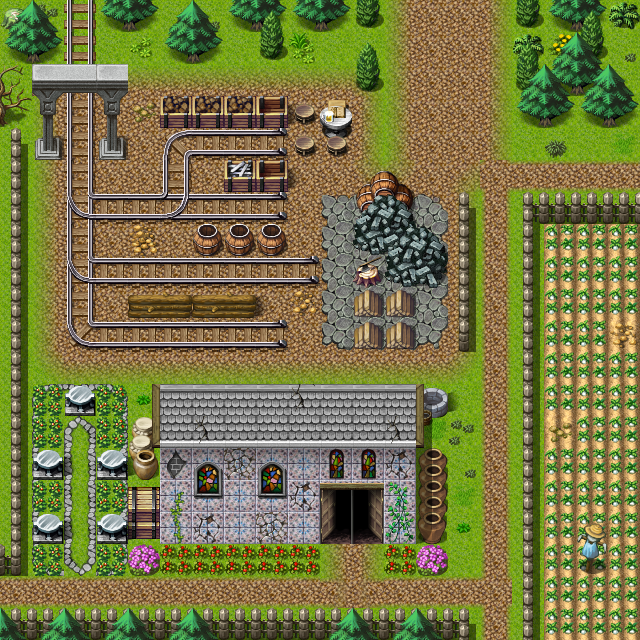

A 2D game scene composited from a Tiled map and its tileset images. What follows is a short description and the map's XML, with each tile layer's data collapsed to a summary:
An orthogonal 20x20 tile map with 32x32 px tiles, 3 tile layers (Ground, Objects, Above), 1 hidden layer not drawn, 60 tilesets and 14 objects (9x mapchange, 4x spawn, script).

<map version="1.0" tiledversion="1.0.2" orientation="orthogonal" renderorder="right-down" width="20" height="20" tilewidth="32" tileheight="32" nextobjectid="18">
 <properties>
  <property name="outdoors" value="1" />
 </properties>
 <tileset firstgid="1" name="map_bed_1" tilewidth="32" tileheight="32" tilecount="128" columns="16">
  <image source="../drawable/map_bed_1.png" width="512" height="256" />
 </tileset>
 <tileset firstgid="129" name="map_border_1" tilewidth="32" tileheight="32" tilecount="128" columns="16">
  <image source="../drawable/map_border_1.png" width="512" height="256" />
 </tileset>
 <tileset firstgid="257" name="map_bridge_1" tilewidth="32" tileheight="32" tilecount="128" columns="16">
  <image source="../drawable/map_bridge_1.png" width="512" height="256" />
 </tileset>
 <tileset firstgid="385" name="map_bridge_2" tilewidth="32" tileheight="32" tilecount="128" columns="16">
  <image source="../drawable/map_bridge_2.png" width="512" height="256" />
 </tileset>
 <tileset firstgid="513" name="map_broken_1" tilewidth="32" tileheight="32" tilecount="128" columns="16">
  <image source="../drawable/map_broken_1.png" width="512" height="256" />
 </tileset>
 <tileset firstgid="641" name="map_cavewall_1" tilewidth="32" tileheight="32" tilecount="108" columns="18">
  <image source="../drawable/map_cavewall_1.png" width="576" height="192" />
 </tileset>
 <tileset firstgid="749" name="map_cavewall_2" tilewidth="32" tileheight="32" tilecount="108" columns="18">
  <image source="../drawable/map_cavewall_2.png" width="576" height="192" />
 </tileset>
 <tileset firstgid="857" name="map_cavewall_3" tilewidth="32" tileheight="32" tilecount="108" columns="18">
  <image source="../drawable/map_cavewall_3.png" width="576" height="192" />
 </tileset>
 <tileset firstgid="965" name="map_cavewall_4" tilewidth="32" tileheight="32" tilecount="108" columns="18">
  <image source="../drawable/map_cavewall_4.png" width="576" height="192" />
 </tileset>
 <tileset firstgid="1073" name="map_chair_table_1" tilewidth="32" tileheight="32" tilecount="128" columns="16">
  <image source="../drawable/map_chair_table_1.png" width="512" height="256" />
 </tileset>
 <tileset firstgid="1201" name="map_chair_table_2" tilewidth="32" tileheight="32" tilecount="128" columns="16">
  <image source="../drawable/map_chair_table_2.png" width="512" height="256" />
 </tileset>
 <tileset firstgid="1329" name="map_crate_1" tilewidth="32" tileheight="32" tilecount="128" columns="16">
  <image source="../drawable/map_crate_1.png" width="512" height="256" />
 </tileset>
 <tileset firstgid="1457" name="map_cupboard_1" tilewidth="32" tileheight="32" tilecount="128" columns="16">
  <image source="../drawable/map_cupboard_1.png" width="512" height="256" />
 </tileset>
 <tileset firstgid="1585" name="map_curtain_1" tilewidth="32" tileheight="32" tilecount="128" columns="16">
  <image source="../drawable/map_curtain_1.png" width="512" height="256" />
 </tileset>
 <tileset firstgid="1713" name="map_entrance_1" tilewidth="32" tileheight="32" tilecount="128" columns="16">
  <image source="../drawable/map_entrance_1.png" width="512" height="256" />
 </tileset>
 <tileset firstgid="1841" name="map_entrance_2" tilewidth="32" tileheight="32" tilecount="128" columns="16">
  <image source="../drawable/map_entrance_2.png" width="512" height="256" />
 </tileset>
 <tileset firstgid="1969" name="map_fence_1" tilewidth="32" tileheight="32" tilecount="128" columns="16">
  <image source="../drawable/map_fence_1.png" width="512" height="256" />
 </tileset>
 <tileset firstgid="2097" name="map_fence_2" tilewidth="32" tileheight="32" tilecount="128" columns="16">
  <image source="../drawable/map_fence_2.png" width="512" height="256" />
 </tileset>
 <tileset firstgid="2225" name="map_fence_3" tilewidth="32" tileheight="32" tilecount="128" columns="16">
  <image source="../drawable/map_fence_3.png" width="512" height="256" />
 </tileset>
 <tileset firstgid="2353" name="map_fence_4" tilewidth="32" tileheight="32" tilecount="128" columns="16">
  <image source="../drawable/map_fence_4.png" width="512" height="256" />
 </tileset>
 <tileset firstgid="2481" name="map_ground_1" tilewidth="32" tileheight="32" tilecount="128" columns="16">
  <image source="../drawable/map_ground_1.png" width="512" height="256" />
 </tileset>
 <tileset firstgid="2609" name="map_ground_2" tilewidth="32" tileheight="32" tilecount="128" columns="16">
  <image source="../drawable/map_ground_2.png" width="512" height="256" />
 </tileset>
 <tileset firstgid="2737" name="map_ground_3" tilewidth="32" tileheight="32" tilecount="128" columns="16">
  <image source="../drawable/map_ground_3.png" width="512" height="256" />
 </tileset>
 <tileset firstgid="2865" name="map_ground_4" tilewidth="32" tileheight="32" tilecount="128" columns="16">
  <image source="../drawable/map_ground_4.png" width="512" height="256" />
 </tileset>
 <tileset firstgid="2993" name="map_ground_5" tilewidth="32" tileheight="32" tilecount="128" columns="16">
  <image source="../drawable/map_ground_5.png" width="512" height="256" />
 </tileset>
 <tileset firstgid="3121" name="map_ground_6" tilewidth="32" tileheight="32" tilecount="128" columns="16">
  <image source="../drawable/map_ground_6.png" width="512" height="256" />
 </tileset>
 <tileset firstgid="3249" name="map_ground_7" tilewidth="32" tileheight="32" tilecount="128" columns="16">
  <image source="../drawable/map_ground_7.png" width="512" height="256" />
 </tileset>
 <tileset firstgid="3377" name="map_ground_8" tilewidth="32" tileheight="32" tilecount="128" columns="16">
  <image source="../drawable/map_ground_8.png" width="512" height="256" />
 </tileset>
 <tileset firstgid="3505" name="map_house_1" tilewidth="32" tileheight="32" tilecount="128" columns="16">
  <image source="../drawable/map_house_1.png" width="512" height="256" />
 </tileset>
 <tileset firstgid="3633" name="map_house_2" tilewidth="32" tileheight="32" tilecount="128" columns="16">
  <image source="../drawable/map_house_2.png" width="512" height="256" />
 </tileset>
 <tileset firstgid="3761" name="map_indoor_1" tilewidth="32" tileheight="32" tilecount="128" columns="16">
  <image source="../drawable/map_indoor_1.png" width="512" height="256" />
 </tileset>
 <tileset firstgid="3889" name="map_indoor_2" tilewidth="32" tileheight="32" tilecount="128" columns="16">
  <image source="../drawable/map_indoor_2.png" width="512" height="256" />
 </tileset>
 <tileset firstgid="4017" name="map_kitchen_1" tilewidth="32" tileheight="32" tilecount="128" columns="16">
  <image source="../drawable/map_kitchen_1.png" width="512" height="256" />
 </tileset>
 <tileset firstgid="4145" name="map_outdoor_1" tilewidth="32" tileheight="32" tilecount="128" columns="16">
  <image source="../drawable/map_outdoor_1.png" width="512" height="256" />
 </tileset>
 <tileset firstgid="4273" name="map_pillar_1" tilewidth="32" tileheight="32" tilecount="128" columns="16">
  <image source="../drawable/map_pillar_1.png" width="512" height="256" />
 </tileset>
 <tileset firstgid="4401" name="map_pillar_2" tilewidth="32" tileheight="32" tilecount="128" columns="16">
  <image source="../drawable/map_pillar_2.png" width="512" height="256" />
 </tileset>
 <tileset firstgid="4529" name="map_plant_1" tilewidth="32" tileheight="32" tilecount="128" columns="16">
  <image source="../drawable/map_plant_1.png" width="512" height="256" />
 </tileset>
 <tileset firstgid="4657" name="map_plant_2" tilewidth="32" tileheight="32" tilecount="128" columns="16">
  <image source="../drawable/map_plant_2.png" width="512" height="256" />
 </tileset>
 <tileset firstgid="4785" name="map_rock_1" tilewidth="32" tileheight="32" tilecount="128" columns="16">
  <image source="../drawable/map_rock_1.png" width="512" height="256" />
 </tileset>
 <tileset firstgid="4913" name="map_rock_2" tilewidth="32" tileheight="32" tilecount="128" columns="16">
  <image source="../drawable/map_rock_2.png" width="512" height="256" />
 </tileset>
 <tileset firstgid="5041" name="map_roof_1" tilewidth="32" tileheight="32" tilecount="128" columns="16">
  <image source="../drawable/map_roof_1.png" width="512" height="256" />
 </tileset>
 <tileset firstgid="5169" name="map_roof_2" tilewidth="32" tileheight="32" tilecount="128" columns="16">
  <image source="../drawable/map_roof_2.png" width="512" height="256" />
 </tileset>
 <tileset firstgid="5297" name="map_roof_3" tilewidth="32" tileheight="32" tilecount="128" columns="16">
  <image source="../drawable/map_roof_3.png" width="512" height="256" />
 </tileset>
 <tileset firstgid="5425" name="map_shop_1" tilewidth="32" tileheight="32" tilecount="128" columns="16">
  <image source="../drawable/map_shop_1.png" width="512" height="256" />
 </tileset>
 <tileset firstgid="5553" name="map_sign_ladder_1" tilewidth="32" tileheight="32" tilecount="128" columns="16">
  <image source="../drawable/map_sign_ladder_1.png" width="512" height="256" />
 </tileset>
 <tileset firstgid="5681" name="map_table_1" tilewidth="32" tileheight="32" tilecount="128" columns="16">
  <image source="../drawable/map_table_1.png" width="512" height="256" />
 </tileset>
 <tileset firstgid="5809" name="map_trail_1" tilewidth="32" tileheight="32" tilecount="128" columns="16">
  <image source="../drawable/map_trail_1.png" width="512" height="256" />
 </tileset>
 <tileset firstgid="5937" name="map_transition_1" tilewidth="32" tileheight="32" tilecount="128" columns="16">
  <image source="../drawable/map_transition_1.png" width="512" height="256" />
 </tileset>
 <tileset firstgid="6065" name="map_transition_2" tilewidth="32" tileheight="32" tilecount="128" columns="16">
  <image source="../drawable/map_transition_2.png" width="512" height="256" />
 </tileset>
 <tileset firstgid="6193" name="map_transition_3" tilewidth="32" tileheight="32" tilecount="128" columns="16">
  <image source="../drawable/map_transition_3.png" width="512" height="256" />
 </tileset>
 <tileset firstgid="6321" name="map_transition_4" tilewidth="32" tileheight="32" tilecount="128" columns="16">
  <image source="../drawable/map_transition_4.png" width="512" height="256" />
 </tileset>
 <tileset firstgid="6449" name="map_transition_5" tilewidth="32" tileheight="32" tilecount="128" columns="16">
  <image source="../drawable/map_transition_5.png" width="512" height="256" />
 </tileset>
 <tileset firstgid="6577" name="map_tree_1" tilewidth="32" tileheight="32" tilecount="128" columns="16">
  <image source="../drawable/map_tree_1.png" width="512" height="256" />
 </tileset>
 <tileset firstgid="6705" name="map_tree_2" tilewidth="32" tileheight="32" tilecount="128" columns="16">
  <image source="../drawable/map_tree_2.png" width="512" height="256" />
 </tileset>
 <tileset firstgid="6833" name="map_wall_1" tilewidth="32" tileheight="32" tilecount="128" columns="16">
  <image source="../drawable/map_wall_1.png" width="512" height="256" />
 </tileset>
 <tileset firstgid="6961" name="map_wall_2" tilewidth="32" tileheight="32" tilecount="120" columns="15">
  <image source="../drawable/map_wall_2.png" width="480" height="256" />
 </tileset>
 <tileset firstgid="7081" name="map_wall_3" tilewidth="32" tileheight="32" tilecount="120" columns="15">
  <image source="../drawable/map_wall_3.png" width="480" height="256" />
 </tileset>
 <tileset firstgid="7201" name="map_wall_4" tilewidth="32" tileheight="32" tilecount="120" columns="15">
  <image source="../drawable/map_wall_4.png" width="480" height="256" />
 </tileset>
 <tileset firstgid="7321" name="map_window_1" tilewidth="32" tileheight="32" tilecount="128" columns="16">
  <image source="../drawable/map_window_1.png" width="512" height="256" />
 </tileset>
 <tileset firstgid="7449" name="map_window_2" tilewidth="32" tileheight="32" tilecount="128" columns="16">
  <image source="../drawable/map_window_2.png" width="512" height="256" />
 </tileset>
 <layer name="Ground" width="20" height="20">
  <data>[400 cells, 400 non-empty, 18 distinct tile ids]</data>
 </layer>
 <layer name="Objects" width="20" height="20">
  <data>[400 cells, 336 non-empty, 100 distinct tile ids]</data>
 </layer>
 <layer name="Above" width="20" height="20">
  <data>[400 cells, 80 non-empty, 30 distinct tile ids]</data>
 </layer>
 <layer name="Walkable" width="20" height="20" visible="0">
  <data>[400 cells, 179 non-empty, 1 distinct tile ids]</data>
 </layer>
 <objectgroup name="Mapevents">
  <object id="16" name="north3" type="mapchange" x="160" y="0" width="64" height="32">
   <properties>
    <property name="map" value="wild20" />
    <property name="place" value="south3" />
   </properties>
  </object>
  <object id="1" name="north2" type="mapchange" x="384" y="0" width="128" height="32">
   <properties>
    <property name="map" value="wild20" />
    <property name="place" value="south2" />
   </properties>
  </object>
  <object id="2" name="church" type="mapchange" x="320" y="512" width="64" height="32">
   <properties>
    <property name="map" value="stoutford_church" />
    <property name="place" value="entrance" />
   </properties>
  </object>
  <object id="3" name="west" type="mapchange" x="0" y="576" width="32" height="32">
   <properties>
    <property name="map" value="stoutford_nw" />
    <property name="place" value="east" />
   </properties>
  </object>
  <object id="4" name="south" type="mapchange" x="480" y="608" width="32" height="32">
   <properties>
    <property name="map" value="stoutford_se" />
    <property name="place" value="northwest" />
   </properties>
  </object>
  <object id="5" name="east" type="mapchange" x="608" y="128" width="32" height="64">
   <properties>
    <property name="map" value="stoutford_ne" />
    <property name="place" value="west" />
   </properties>
  </object>
  <object id="7" name="fieldsouth" type="mapchange" x="544" y="608" width="96" height="32">
   <properties>
    <property name="map" value="stoutford_se" />
    <property name="place" value="fieldnorth1" />
   </properties>
  </object>
  <object id="8" name="fieldeast" type="mapchange" x="608" y="224" width="32" height="384">
   <properties>
    <property name="map" value="stoutford_ne" />
    <property name="place" value="fieldwest" />
   </properties>
  </object>
  <object id="14" name="north1" type="mapchange" x="64" y="0" width="32" height="32">
   <properties>
    <property name="map" value="wild20" />
    <property name="place" value="south1" />
   </properties>
  </object>
  <object id="15" name="stoutford_builder" type="spawn" x="288" y="128" width="32" height="32">
   <properties>
    <property name="quantity" type="int" value="2" />
   </properties>
  </object>
  <object id="17" name="tahalendor2_script_X" type="script" x="320" y="544" width="64" height="32" />
 </objectgroup>
 <objectgroup name="Spawn">
  <object id="10" name="stoutford_builder" type="spawn" x="64" y="128" width="288" height="224" />
  <object id="12" name="stoutford_widow" type="spawn" x="64" y="416" width="32" height="64" />
  <object id="13" name="stoutford_commoner" type="spawn" x="448" y="384" width="64" height="160" />
 </objectgroup>
 <objectgroup name="Keys" />
</map>
